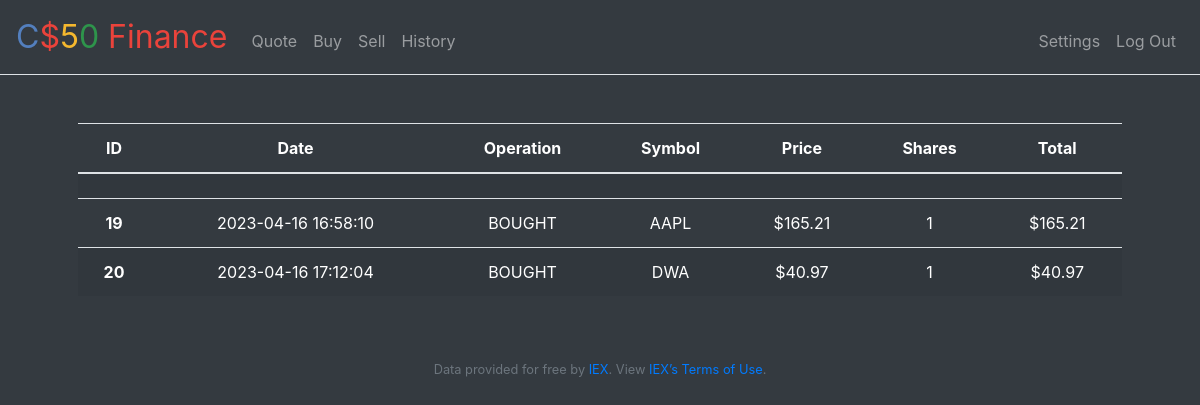
The app's page /history (signed in) with its own data.
### tables this page shows
CREATE TABLE 'marketSharesHistory' ('id' INTEGER PRIMARY KEY AUTOINCREMENT NOT NULL,'date' DATETIME NOT NULL, 'operation' INTEGER NOT NULL, 'idUser' INTEGER NOT NULL, 'symbol'  TEXT NOT NULL  , 'shares'  INTEGER NOT NULL  , 'price'  NUMERIC NOT NULL  );

### app.py (the view)
@app.route("/history")
@login_required
def history():
    return render_template("history.html", historyList=getHistoryList())

### SQL.py (called while the page is built)
def getSQLHistoryList():
    return ("SELECT ID, " +
            "       DATE, " +
            "       OPERATION, " +
            "       SYMBOL, " +
            "       PRICE, " +
            "       SHARES " +
            "  FROM MARKETSHARESHISTORY " +
            " WHERE IDUSER = ?")

### app.py (called while the page is built)
@app.after_request
def after_request(response):
    response.headers["Cache-Control"] = "no-cache, no-store, must-revalidate"
    response.headers["Expires"] = 0
    response.headers["Pragma"] = "no-cache"
    return response

def getOperation(operation):
    match operation:
        case 0:
            return "BOUGHT"
        case 1:
            return "SOLD"
        case _:
            raise Exception("operation not implemented in application.py - getOperation(operation)")

def getHistoryList():
    rows = db.execute(SQLQuery.getSQLHistoryList(), session['user_id'])
    historyList = [{}]
    for row in rows:
        history = {}
        history["ID"] = row["id"]
        history["DATE"] = row["date"]
        history["SYMBOL"] = row["symbol"]
        history["PRICE"] = usd(row["price"])
        history["OPERATION"] = getOperation(row["operation"])
        if history["OPERATION"] == 'SOLD':
            history["SHARES"] = -row["shares"]
        else:
            history["SHARES"] = row["shares"]
        history["TOTAL"] = usd(row["price"] * row["shares"])
        historyList.append(history)
    return historyList

### helpers.py (called while the page is built)
def login_required(f):
    @wraps(f)
    def decorated_function(*args, **kwargs):
        if session.get("user_id") is None:
            return redirect("/login")
        return f(*args, **kwargs)
    return decorated_function

def usd(value):
    return f"${value:,.2f}"

### templates/history.html
{% extends "layout.html" %} {% block title %} My stock history {% endblock %} {% block main %}
<table class="table table-striped">
  <thead>
    <tr>
      <th scope="col">ID</th>
      <th scope="col">Date</th>
      <th scope="col">Operation</th>
      <th scope="col">Symbol</th>
      <th scope="col">Price</th>
      <th scope="col">Shares</th>
      <th scope="col">Total</th>
    </tr>
  </thead>
  <tbody>
    {% for history in historyList %}
    <tr>
      <th scope="row">{{ history["ID"] }}</th>
      <td>{{ history["DATE"] }}</td>
      <td>{{ history["OPERATION"] }}</td>
      <td>{{ history["SYMBOL"] }}</td>
      <td>{{ history["PRICE"] }}</td>
      <td>{{ history["SHARES"] }}</td>
      <td>{{ history["TOTAL"] }}</td>
    </tr>
    {% endfor %}
  </tbody>
</table>
{% endblock %}

### static/styles.css (style rules this page uses)
* { color: white; }

### records on screen
marketSharesHistory: ID "19", DATE "2023-04-16 16:58:10", OPERATION "BOUGHT", SYMBOL "AAPL", PRICE "$165.21", SHARES "1", TOTAL "$165.21"
marketSharesHistory: ID "20", DATE "2023-04-16 17:12:04", OPERATION "BOUGHT", SYMBOL "DWA", PRICE "$40.97", SHARES "1", TOTAL "$40.97"
